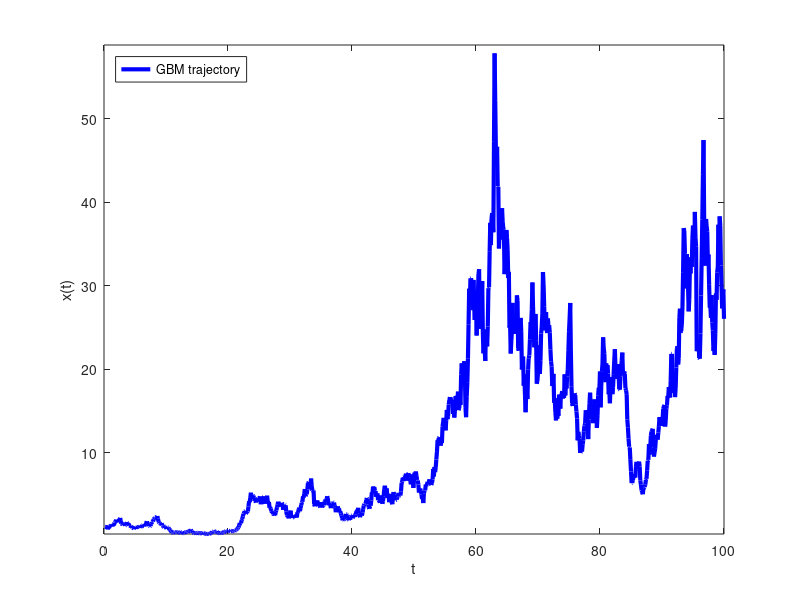

This figure's MATLAB source:
clf;
t=1000;
dt=0.1;
sdt=sqrt(dt);
r=randn(t);
mu=0.05;
sigma=sqrt(.1);
z=ones(t,2);
for i=2:t
    z(i,1)=i*dt;
    z(i,2)=z(i-1,2).*(1+mu*dt+ sigma * sdt*r(i));
end

clf;

%single trajectory does not self-average
plot(z(:,1),z(:,2),'lineWidth',3,'color','b');
legend('GBM trajectory','location','northWest');
axis([0 1000*dt min(z(:,2)) max(z(:,2))+1]);
xlabel('t');
ylabel('x(t)');
set(gca,'LooseInset',get(gca,'TightInset'))
saveas(gca,'./../figs/fig1_6.pdf');